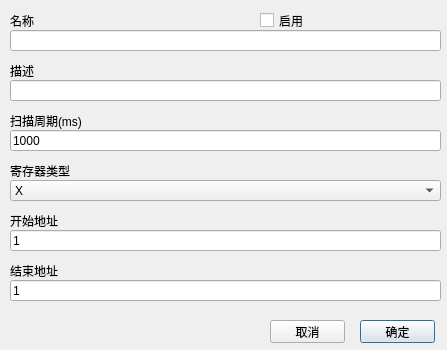
<?xml version="1.0" encoding="UTF-8"?>
<ui version="4.0">
 <class>CMDDataBlockDialog</class>
 <widget class="QDialog" name="CMDDataBlockDialog">
  <property name="geometry">
   <rect>
    <x>0</x>
    <y>0</y>
    <width>447</width>
    <height>350</height>
   </rect>
  </property>
  <property name="windowTitle">
   <string>Dialog</string>
  </property>
  <widget class="QLineEdit" name="nameEdit">
   <property name="geometry">
    <rect>
     <x>10</x>
     <y>30</y>
     <width>431</width>
     <height>21</height>
    </rect>
   </property>
  </widget>
  <widget class="QLabel" name="label_4">
   <property name="geometry">
    <rect>
     <x>10</x>
     <y>60</y>
     <width>431</width>
     <height>21</height>
    </rect>
   </property>
   <property name="text">
    <string>描述</string>
   </property>
  </widget>
  <widget class="QLineEdit" name="descriptionEdit">
   <property name="geometry">
    <rect>
     <x>10</x>
     <y>80</y>
     <width>431</width>
     <height>21</height>
    </rect>
   </property>
   <property name="readOnly">
    <bool>false</bool>
   </property>
  </widget>
  <widget class="QLabel" name="label_2">
   <property name="geometry">
    <rect>
     <x>10</x>
     <y>10</y>
     <width>241</width>
     <height>21</height>
    </rect>
   </property>
   <property name="text">
    <string>名称</string>
   </property>
  </widget>
  <widget class="QLineEdit" name="rateEdit">
   <property name="geometry">
    <rect>
     <x>10</x>
     <y>130</y>
     <width>431</width>
     <height>21</height>
    </rect>
   </property>
   <property name="text">
    <string notr="true">1000</string>
   </property>
   <property name="readOnly">
    <bool>false</bool>
   </property>
  </widget>
  <widget class="QLabel" name="label_5">
   <property name="geometry">
    <rect>
     <x>10</x>
     <y>110</y>
     <width>431</width>
     <height>21</height>
    </rect>
   </property>
   <property name="text">
    <string>扫描周期(ms)</string>
   </property>
  </widget>
  <widget class="QLineEdit" name="startAddressEdit">
   <property name="geometry">
    <rect>
     <x>10</x>
     <y>230</y>
     <width>431</width>
     <height>21</height>
    </rect>
   </property>
   <property name="text">
    <string>1</string>
   </property>
   <property name="readOnly">
    <bool>false</bool>
   </property>
  </widget>
  <widget class="QLabel" name="label_6">
   <property name="geometry">
    <rect>
     <x>10</x>
     <y>210</y>
     <width>431</width>
     <height>21</height>
    </rect>
   </property>
   <property name="text">
    <string>开始地址</string>
   </property>
  </widget>
  <widget class="QCheckBox" name="enableCheckBox">
   <property name="geometry">
    <rect>
     <x>260</x>
     <y>10</y>
     <width>181</width>
     <height>21</height>
    </rect>
   </property>
   <property name="layoutDirection">
    <enum>Qt::LeftToRight</enum>
   </property>
   <property name="text">
    <string>启用</string>
   </property>
  </widget>
  <widget class="QLineEdit" name="endAddressEdit">
   <property name="geometry">
    <rect>
     <x>10</x>
     <y>280</y>
     <width>431</width>
     <height>21</height>
    </rect>
   </property>
   <property name="text">
    <string>1</string>
   </property>
   <property name="readOnly">
    <bool>false</bool>
   </property>
  </widget>
  <widget class="QLabel" name="label_7">
   <property name="geometry">
    <rect>
     <x>10</x>
     <y>260</y>
     <width>431</width>
     <height>21</height>
    </rect>
   </property>
   <property name="text">
    <string>结束地址</string>
   </property>
  </widget>
  <widget class="QLabel" name="label_8">
   <property name="geometry">
    <rect>
     <x>10</x>
     <y>160</y>
     <width>431</width>
     <height>21</height>
    </rect>
   </property>
   <property name="text">
    <string>寄存器类型</string>
   </property>
  </widget>
  <widget class="QPushButton" name="okButton">
   <property name="geometry">
    <rect>
     <x>360</x>
     <y>320</y>
     <width>75</width>
     <height>23</height>
    </rect>
   </property>
   <property name="text">
    <string>确定</string>
   </property>
  </widget>
  <widget class="QPushButton" name="cancelButton">
   <property name="geometry">
    <rect>
     <x>270</x>
     <y>320</y>
     <width>75</width>
     <height>23</height>
    </rect>
   </property>
   <property name="text">
    <string>取消</string>
   </property>
  </widget>
  <widget class="QComboBox" name="registerComboBox">
   <property name="geometry">
    <rect>
     <x>10</x>
     <y>180</y>
     <width>431</width>
     <height>21</height>
    </rect>
   </property>
   <item>
    <property name="text">
     <string>X</string>
    </property>
   </item>
   <item>
    <property name="text">
     <string>Y</string>
    </property>
   </item>
   <item>
    <property name="text">
     <string>M</string>
    </property>
   </item>
   <item>
    <property name="text">
     <string>S</string>
    </property>
   </item>
   <item>
    <property name="text">
     <string>TS</string>
    </property>
   </item>
   <item>
    <property name="text">
     <string>CS</string>
    </property>
   </item>
   <item>
    <property name="text">
     <string>TN</string>
    </property>
   </item>
   <item>
    <property name="text">
     <string>CN</string>
    </property>
   </item>
   <item>
    <property name="text">
     <string>D</string>
    </property>
   </item>
   <item>
    <property name="text">
     <string>R</string>
    </property>
   </item>
  </widget>
 </widget>
 <resources/>
 <connections/>
</ui>
